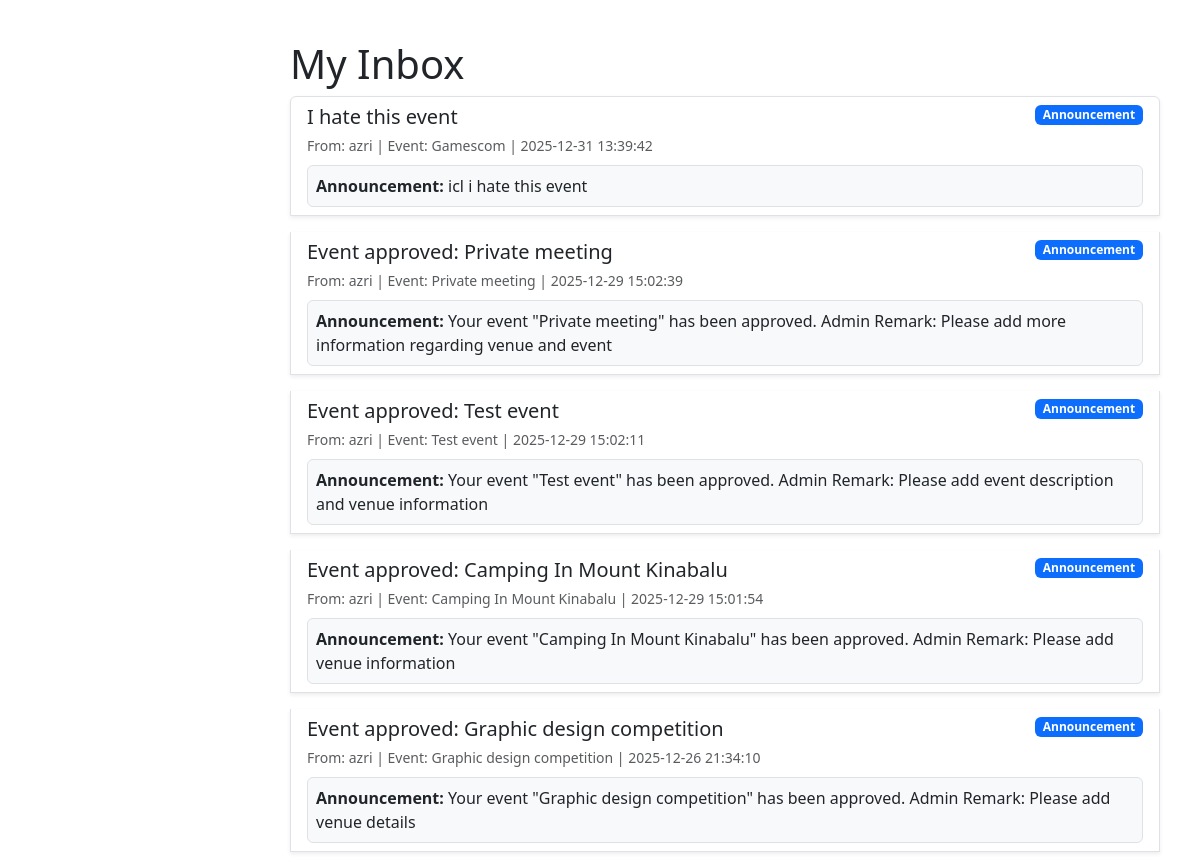
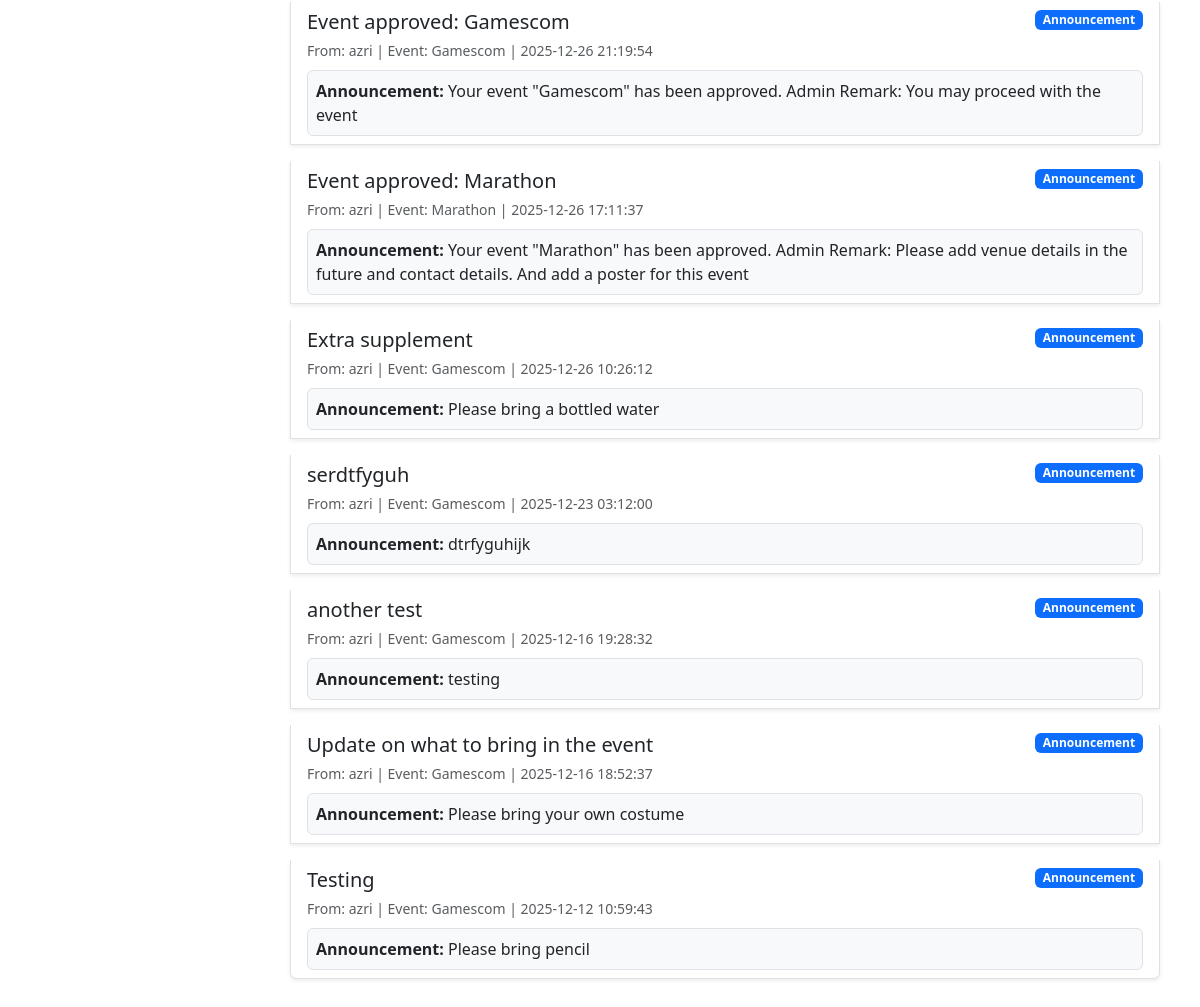
The app's page /inbox_organizer.php (signed in) with its own data (2 pictures, top to bottom).
### tables this page shows
CREATE TABLE `notifications` (
  `id` int(11) NOT NULL,
  `event_id` int(11) NOT NULL,
  `sender_id` int(11) NOT NULL,
  `receiver_id` int(11) NOT NULL,
  `title` varchar(255) NOT NULL,
  `message` text NOT NULL,
  `created_at` timestamp NOT NULL DEFAULT current_timestamp(),
  `is_read` tinyint(1) DEFAULT 0,
  `type` enum('announcement','invitation','action') DEFAULT 'announcement',
  `response` enum('pending','accepted','declined') NOT NULL DEFAULT 'pending'
);

CREATE TABLE `users` (
  `id` int(11) NOT NULL,
  `username` varchar(255) NOT NULL,
  `password` varchar(255) NOT NULL,
  `gmail` varchar(255) NOT NULL,
  `user_type` enum('participant','organizer','admin') NOT NULL,
  `phone_number` varchar(255) DEFAULT NULL,
  `users_image` varchar(255) DEFAULT NULL
);

CREATE TABLE `events` (
  `id` int(11) NOT NULL,
  `title` varchar(255) NOT NULL,
  `event_description` text DEFAULT NULL,
  `event_date` datetime NOT NULL,
  `end_date` datetime DEFAULT NULL,
  `event_capacity` int(11) NOT NULL,
  `event_image` varchar(255) DEFAULT NULL,
  `venue_id` int(11) DEFAULT NULL,
  `user_id` int(11) NOT NULL,
  `club_id` int(11) DEFAULT NULL,
  `event_status` enum('public','private','concluded') NOT NULL DEFAULT 'public',
  `contact_number` text DEFAULT NULL,
  `approval_status` enum('pending','approved','rejected') DEFAULT 'pending',
  `admin_remark` text DEFAULT NULL
);

### inbox_organizer.php (the view, shortened to what this page needs)
<?php
include 'db_connect.php';
$user_id = $_SESSION['user_id'];
$sql = $conn->prepare("
    SELECT n.*, e.title AS event_title, u.username AS sender_name
    FROM notifications n
    LEFT JOIN events e ON n.event_id = e.id
    LEFT JOIN users u ON n.sender_id = u.id
    WHERE receiver_id = ?
    AND n.type IN ('invitation','announcement')
    ORDER BY created_at DESC
");
$sql->bind_param("i", $user_id);
$sql->execute();
$notifications = $sql->get_result()->fetch_all(MYSQLI_ASSOC);
?>
<!DOCTYPE html>
<html lang="en"> <head>
 <link rel="stylesheet" href="styles.css?v=4">
 <link href="https://cdn.jsdelivr.net/npm/bootstrap@5.3.8/dist/css/bootstrap.min.css"
 rel="stylesheet">
</head>
<body>
<div class="main-content" id="mainContent">
    <div class="header">
        <h1 class="page-title">My Inbox</h1>
   <?php if (empty($notifications)): ?>
    <p class="text-center text-muted">No notifications yet.</p>
<?php else: ?>
<ul class="list-group">
<?php foreach ($notifications as $n): ?>
    <li class="list-group-item mb-3 shadow-sm
        <?= $n['is_read'] ? '' : 'list-group-item-info'; ?>">
        <div class="d-flex justify-content-between align-items-start">
            <div>
                <h5 class="mb-1">
                    <?= htmlspecialchars($n['title']); ?>
                </h5>
                <small class="text-muted">
                    From: <?= htmlspecialchars($n['sender_name']); ?> |
                    Event: <?= htmlspecialchars($n['event_title']); ?> |
                    <?= $n['created_at']; ?>
                </small>
            </div>
            <span class="badge
                <?= $n['type'] === 'invitation' ? 'bg-warning' : 'bg-primary'; ?>">
                <?= ucfirst($n['type']); ?>
            </span>
        </div>
        <?php if ($n['type'] === 'announcement'): ?>
    <div class="mt-2 p-2 bg-light border rounded">
        <strong>Announcement:</strong> <?= nl2br(htmlspecialchars($n['message'])); ?>
    </div>
<?php else: ?>
    <p class="mt-2"><?= nl2br(htmlspecialchars($n['message'])); ?></p>
<?php endif; ?>
    </li>
<?php endforeach; ?>
</ul>
<?php endif; ?>
 </div>
 </div>
</body>
</html>

### styles.css (style rules this page uses)
* { margin: 0; padding: 0; box-sizing: border-box; }
body { font-family: 'Segoe UI', Roboto, sans-serif; background-color: #f5f5f5; display: flex; min-height: 100vh; overflow-x: hidden; }
.main-content { margin-left: 250px; flex: 1; padding: 40px; transition: margin-left 0.3s ease; }

### records on screen
notifications: title "I hate this event", sender.username "azri", event.title "Gamescom", created_at "2025-12-31 13:39:42", type "Announcement", message "icl i hate this event"
notifications: title "Event approved: Private meeting", sender.username "azri", event.title "Private meeting", created_at "2025-12-29 15:02:39", type "Announcement", message "Your event \"Private meeting\" has been approved. Admin Remark: Please add more information regarding venue and event"
notifications: title "Event approved: Test event", sender.username "azri", event.title "Test event", created_at "2025-12-29 15:02:11", type "Announcement", message "Your event \"Test event\" has been approved. Admin Remark: Please add event description and venue information"
notifications: title "Event approved: Camping In Mount Kinabalu", sender.username "azri", event.title "Camping In Mount Kinabalu", created_at "2025-12-29 15:01:54", type "Announcement", message "Your event \"Camping In Mount Kinabalu\" has been approved. Admin Remark: Please add venue information"
notifications: title "Event approved: Graphic design competition", sender.username "azri", event.title "Graphic design competition", created_at "2025-12-26 21:34:10", type "Announcement", message "Your event \"Graphic design competition\" has been approved. Admin Remark: Please add venue details"
notifications: title "Event approved: Gamescom", sender.username "azri", event.title "Gamescom", created_at "2025-12-26 21:19:54", type "Announcement", message "Your event \"Gamescom\" has been approved. Admin Remark: You may proceed with the event"
notifications: title "Event approved: Marathon", sender.username "azri", event.title "Marathon", created_at "2025-12-26 17:11:37", type "Announcement", message "Your event \"Marathon\" has been approved. Admin Remark: Please add venue details in the future and contact details. And add a poster for this event"
notifications: title "Extra supplement", sender.username "azri", event.title "Gamescom", created_at "2025-12-26 10:26:12", type "Announcement", message "Please bring a bottled water"
notifications: title "serdtfyguh", sender.username "azri", event.title "Gamescom", created_at "2025-12-23 03:12:00", type "Announcement", message "dtrfyguhijk"
notifications: title "another test", sender.username "azri", event.title "Gamescom", created_at "2025-12-16 19:28:32", type "Announcement", message "testing"
notifications: title "Update on what to bring in the event", sender.username "azri", event.title "Gamescom", created_at "2025-12-16 18:52:37", type "Announcement", message "Please bring your own costume"
notifications: title "Testing", sender.username "azri", event.title "Gamescom", created_at "2025-12-12 10:59:43", type "Announcement", message "Please bring pencil"
